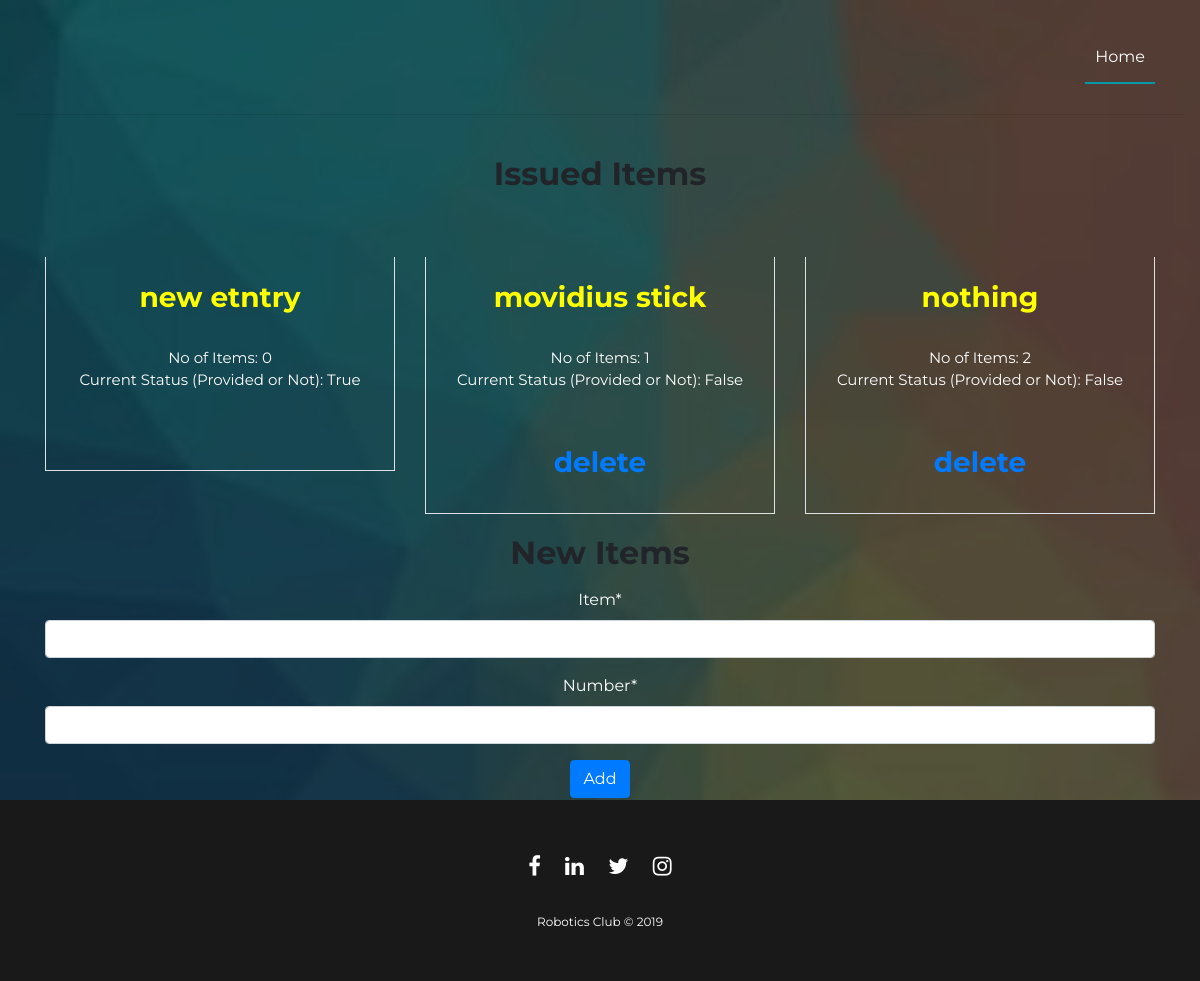
Page /issue/ (signed in) on the earlier database version.
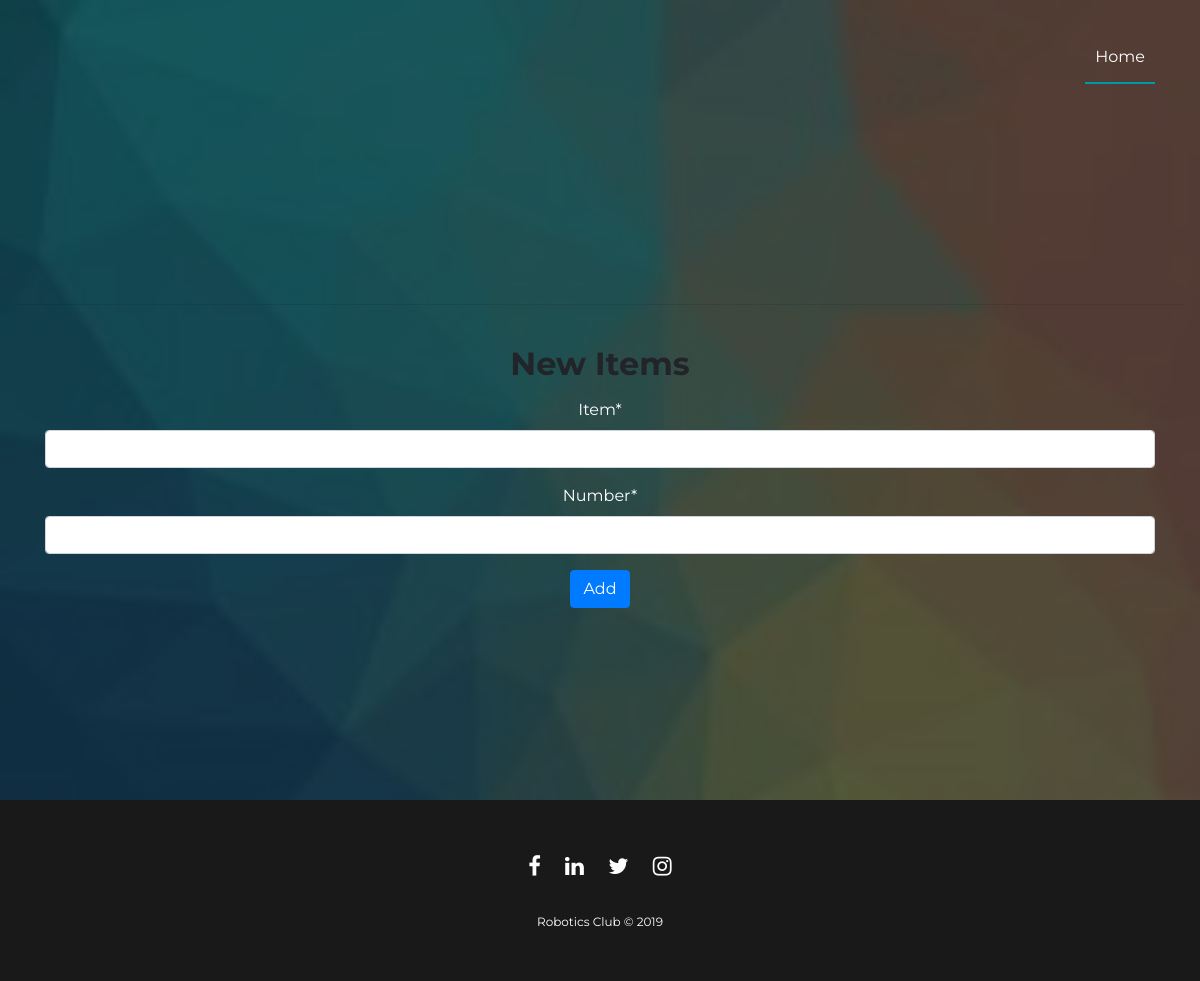
Same page on the later database version.
### registration/models.py (models this page shows)
class IssueMaterial(models.Model):
	user=models.ForeignKey(IITJUser,on_delete=models.CASCADE)
	item=models.CharField(max_length=100)
	number=models.IntegerField()
	provided=models.BooleanField()

### registration/views.py (the view)
# urls.py: url(r'^issue/$',stores_views.IssueCreateView,name='issue'),
def IssueCreateView(request):
    materials=IssueMaterial.objects.filter(user=request.user)
    if request.method=='POST':
        form=IssueCreateForm(request.POST)
        if form.is_valid():
            material=IssueMaterial()
            material.item= form.cleaned_data.get('item')
            material.number= form.cleaned_data.get('number')
            material.provided=False
            material.user=request.user
            material.save()
            return HttpResponseRedirect("/issue/")
    else:
        form=IssueCreateForm()
    return render(request,'issue.html',{'form':form,'materials':materials})

### registration/forms.py
class IssueCreateForm(forms.Form):
	item=forms.CharField(required=True)
	number=forms.IntegerField(required=True)

### templates/issue.html (shortened to what this page needs)
{% extends "account/base.html" %}
{% load crispy_forms_tags %}
{% load i18n %}
{% block content %}
<br><br><br><br><hr><br>
<body>
{%if materials%}
	<h2>Issued Items </h2>
	<br><br>
	<section class="ftco-section">
	<div class="container">
		<div class="row">
{% for material in materials %}
          <div class="col-md-6 col-lg-4 ftco-animate" style="margin-bottom: 20px">
        <div class="blog-entry">
              <div class="text border border-top-0 p-4">
                <h3 class="heading" style="color:yellow">{{ material.item }}</h3>
                <p style="font-size:15px">{{project.description}}
        		<br>No of Items: {{ material.number }}
        		<br>Current Status (Provided or Not): {{ material.provided }}
        		</p><br>
        		{% if material.provided is False %}
        		<h3><a href="{% url 'issued_delete' material.id %}"> delete </a></h3>
        		{% endif %}
              </div>
            </div>
          </div>
{% endfor %}
        </div>
	</div>
</section>
{%endif%}
	<h2>New Items </h2>
<div class="container">
    <form method="post" action="{% url 'issue' %}">
    <font style="color: white">
	{{ form|crispy }}</font>
	<button type="submit" class="btn btn-primary">
	Add
	</button>
	</form>
</div>
</body>
</html>
{% endblock %}

Differences in the rows shown:
removed IssueMaterial: item "new etntry", number "0", provided "True"
removed IssueMaterial: item "movidius stick", number "1", provided "False", shows "delete"
removed IssueMaterial: item "nothing", number "2", provided "False", shows "delete"
Other differences:
text no longer shown: "Issued Items"
